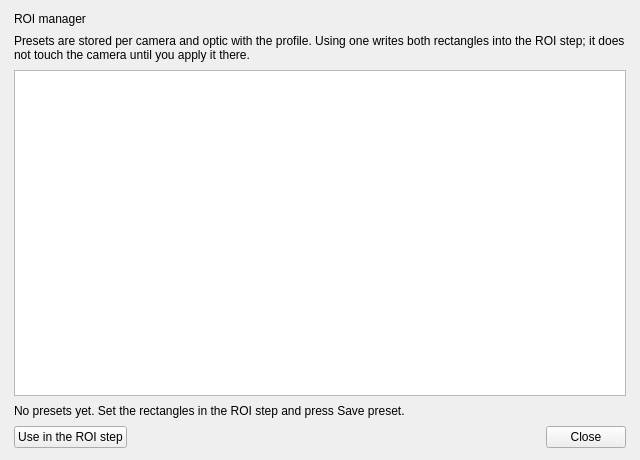
<?xml version="1.0" encoding="UTF-8"?>
<ui version="4.0">
 <class>RoiManagerDialog</class>
 <widget class="QWidget" name="RoiManagerDialog">
  <property name="geometry">
   <rect>
    <x>0</x>
    <y>0</y>
    <width>640</width>
    <height>460</height>
   </rect>
  </property>
  <property name="windowTitle">
   <string>ROI manager</string>
  </property>
  <layout class="QVBoxLayout" name="roiManagerLayout">
   <property name="spacing">
    <number>8</number>
   </property>
   <property name="leftMargin">
    <number>14</number>
   </property>
   <property name="topMargin">
    <number>12</number>
   </property>
   <property name="rightMargin">
    <number>14</number>
   </property>
   <property name="bottomMargin">
    <number>12</number>
   </property>
   <item>
    <widget class="QLabel" name="roiManagerTitle">
     <property name="role" stdset="0">
      <string>title</string>
     </property>
     <property name="text">
      <string>ROI manager</string>
     </property>
    </widget>
   </item>
   <item>
    <widget class="QLabel" name="roiManagerWhy">
     <property name="role" stdset="0">
      <string>hint</string>
     </property>
     <property name="wordWrap">
      <bool>true</bool>
     </property>
     <property name="text">
      <string>Presets are stored per camera and optic with the profile. Using one writes both rectangles into the ROI step; it does not touch the camera until you apply it there.</string>
     </property>
    </widget>
   </item>
   <item>
    <widget class="QTableWidget" name="presetTable">
     <property name="selectionBehavior">
      <enum>QAbstractItemView::SelectRows</enum>
     </property>
     <property name="selectionMode">
      <enum>QAbstractItemView::SingleSelection</enum>
     </property>
     <property name="editTriggers">
      <set>QAbstractItemView::NoEditTriggers</set>
     </property>
     <property name="alternatingRowColors">
      <bool>true</bool>
     </property>
    </widget>
   </item>
   <item>
    <widget class="QLabel" name="roiManagerEmpty">
     <property name="role" stdset="0">
      <string>hint</string>
     </property>
     <property name="wordWrap">
      <bool>true</bool>
     </property>
     <property name="text">
      <string>No presets yet. Set the rectangles in the ROI step and press Save preset.</string>
     </property>
    </widget>
   </item>
   <item>
    <layout class="QHBoxLayout" name="roiManagerButtonRow">
     <item>
      <widget class="QPushButton" name="usePresetButton">
       <property name="primary" stdset="0">
        <bool>true</bool>
       </property>
       <property name="text">
        <string>Use in the ROI step</string>
       </property>
       <property name="toolTip">
        <string>Copies the preset into the ROI step and closes this dialog. Apply it there when you are ready.</string>
       </property>
      </widget>
     </item>
     <item>
      <spacer name="roiManagerButtonSpacer">
       <property name="orientation">
        <enum>Qt::Horizontal</enum>
       </property>
       <property name="sizeHint" stdset="0">
        <size>
         <width>40</width>
         <height>20</height>
        </size>
       </property>
      </spacer>
     </item>
     <item>
      <widget class="QPushButton" name="roiManagerCloseButton">
       <property name="text">
        <string>Close</string>
       </property>
      </widget>
     </item>
    </layout>
   </item>
  </layout>
 </widget>
 <resources/>
 <connections/>
</ui>
